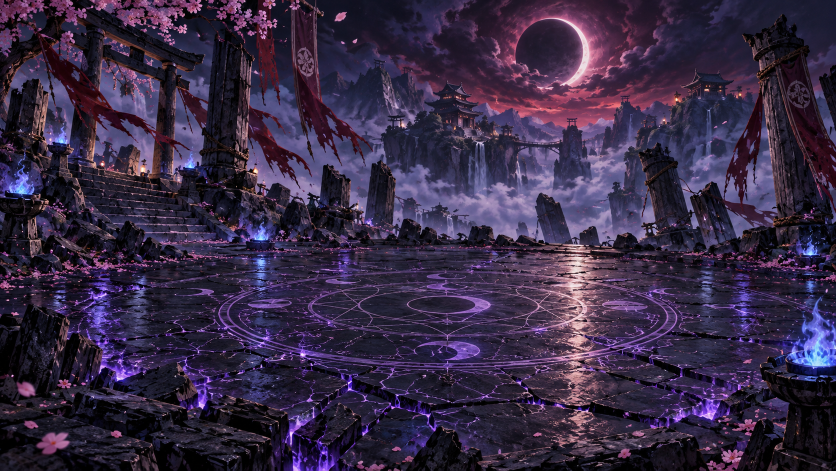
#> input picture assets/scenes/boss.png, 1672 x 941 px (shown at 1/2 size); its folder holds only this picture in this run
$ python build_scenes_web.py
#> lines starting #> are read from the running program, lines starting #| are printed output that depends on the picture
"""Gera versões leves dos cenários: assets/scenes/web/*.webp (palco, até 1600 px) e assets/scenes/thumb/*.webp (cartões, 560 px).
Os PNG originais continuam como fonte. Uso: python tools/build_scenes_web.py"""
from PIL import Image
import os, glob
root = os.path.join(os.path.dirname(__file__), '..', 'assets', 'scenes')
for d in ('web', 'thumb'): os.makedirs(os.path.join(root, d), exist_ok=True)
tot = [0, 0, 0]
for f in sorted(glob.glob(os.path.join(root, '*.png'))):
    name = os.path.splitext(os.path.basename(f))[0]
    im = Image.open(f).convert('RGB'); tot[0] += os.path.getsize(f)
#> further down, im is the input picture: PIL image 1672x941 RGB; mean R, G, B 55.7, 42.6, 69.7
    w = min(1600, im.width); full = im.resize((w, round(im.height * w / im.width)), Image.LANCZOS) if w != im.width else im
#> after `w = min(1600, im.width)`: w = 1600
#> after `full = im.resize((w, round(im.height * w / im.width)), Image.LANCZOS) `:
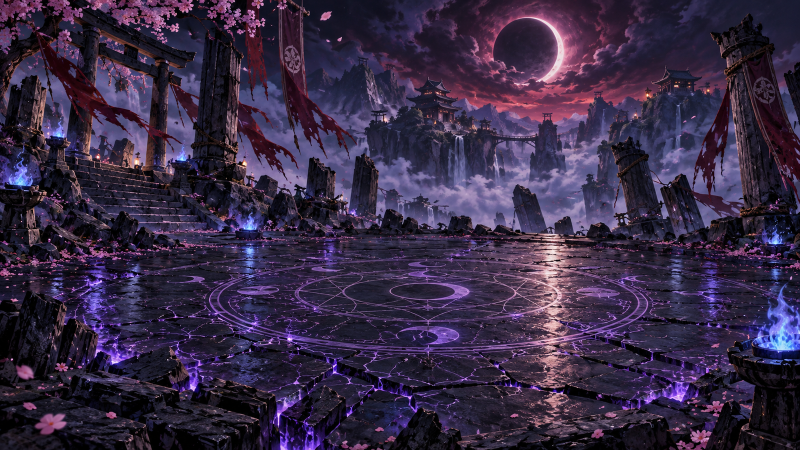
#> full: PIL image 1600x900 RGB (shown at 1/2 size); mean R, G, B 55.7, 42.6, 69.7
    p = os.path.join(root, 'web', name + '.webp'); full.save(p, quality=80, method=6); tot[1] += os.path.getsize(p)
    t = im.resize((560, round(im.height * 560 / im.width)), Image.LANCZOS)
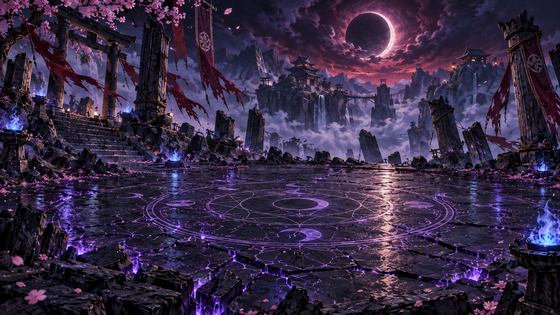
#> t: PIL image 560x315 RGB; mean R, G, B 55.7, 42.6, 69.7
    p = os.path.join(root, 'thumb', name + '.webp'); t.save(p, quality=72, method=6); tot[2] += os.path.getsize(p)
print('png %.1f MB -> web %.1f MB, thumb %.1f MB' % tuple(x / 1e6 for x in tot))

$ run again, on assets/scenes/boss_tide.png
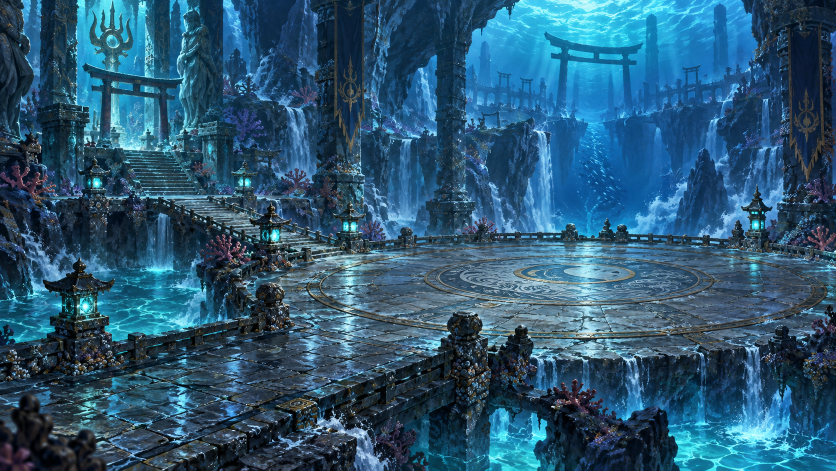
#> input picture assets/scenes/boss_tide.png, 1672 x 941 px (shown at 1/2 size)
#> im is the input picture: PIL image 1672x941 RGB; mean R, G, B 43.8, 87.4, 115
#> `full = im.resize((w, round(im.height * w / im.width)), Image.LANCZOS) `:
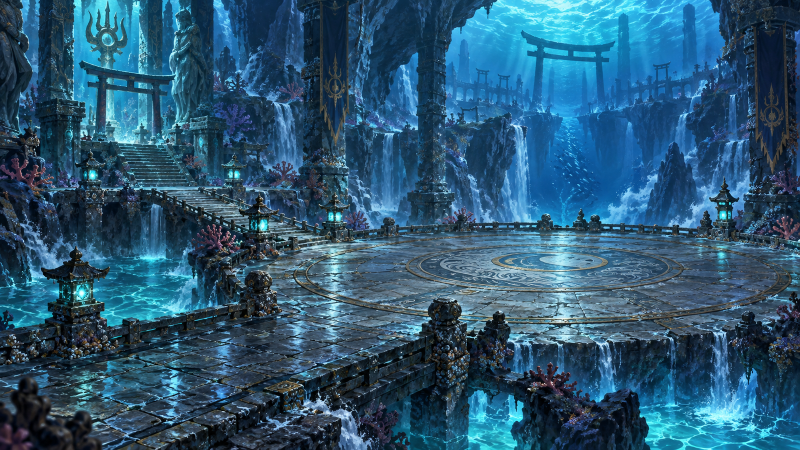
#> full: PIL image 1600x900 RGB (shown at 1/2 size); mean R, G, B 43.8, 87.4, 115
#> `t = im.resize((560, round(im.height * 560 / im.width)), Image.LANCZOS)`:
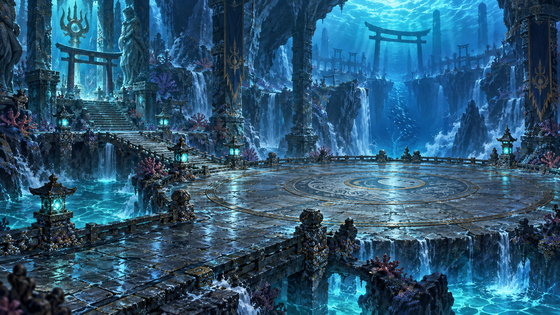
#> t: PIL image 560x315 RGB; mean R, G, B 43.8, 87.4, 115

$ run again, on assets/scenes/dungeon.png
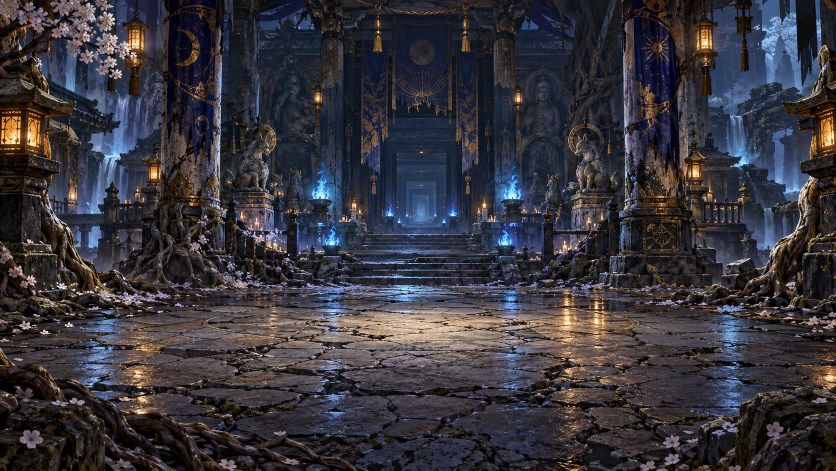
#> input picture assets/scenes/dungeon.png, 1672 x 941 px (shown at 1/2 size)
#> im is the input picture: PIL image 1672x941 RGB; mean R, G, B 56.1, 53.8, 60.7
#> `full = im.resize((w, round(im.height * w / im.width)), Image.LANCZOS) `:
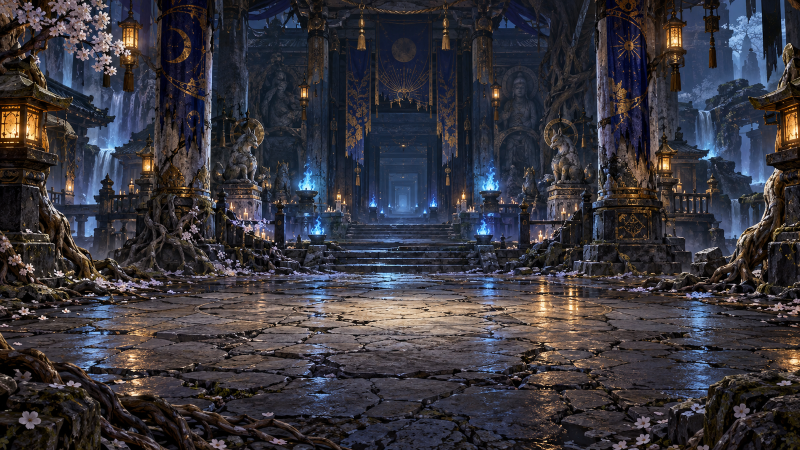
#> full: PIL image 1600x900 RGB (shown at 1/2 size); mean R, G, B 56.1, 53.8, 60.7
#> `t = im.resize((560, round(im.height * 560 / im.width)), Image.LANCZOS)`:
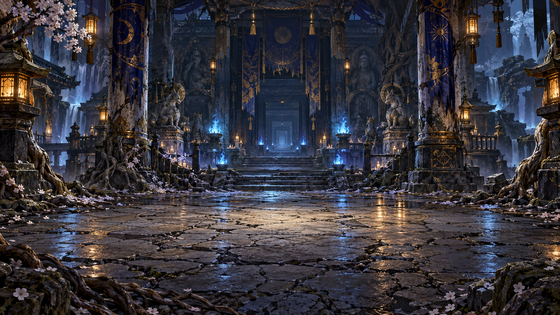
#> t: PIL image 560x315 RGB; mean R, G, B 56.1, 53.9, 60.7

$ run again, on assets/scenes/dungeon_clock.png
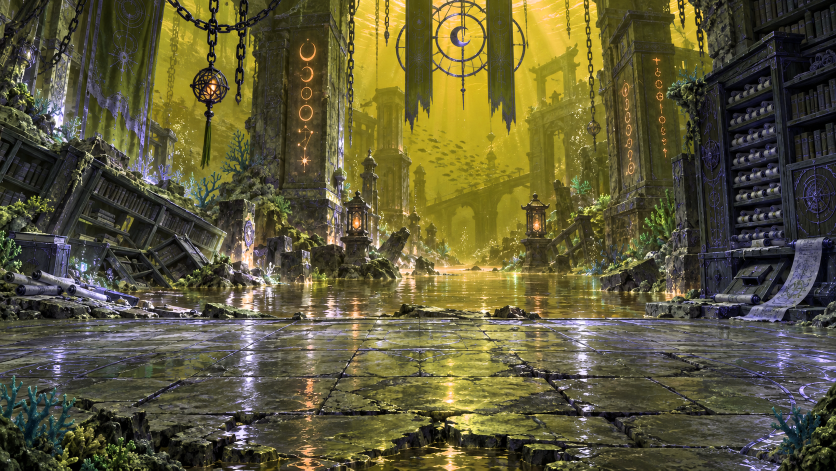
#> input picture assets/scenes/dungeon_clock.png, 1672 x 941 px (shown at 1/2 size)
#> im is the input picture: PIL image 1672x941 RGB; mean R, G, B 93.6, 88.5, 56.6
#> `full = im.resize((w, round(im.height * w / im.width)), Image.LANCZOS) `:
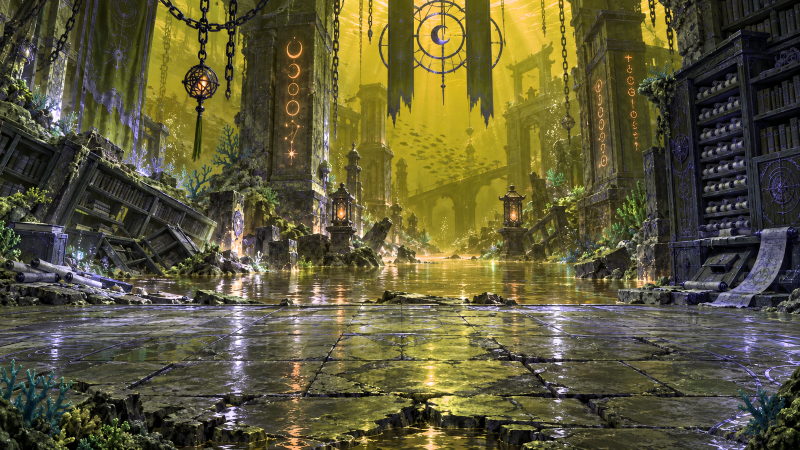
#> full: PIL image 1600x900 RGB (shown at 1/2 size); mean R, G, B 93.6, 88.5, 56.6
#> `t = im.resize((560, round(im.height * 560 / im.width)), Image.LANCZOS)`:
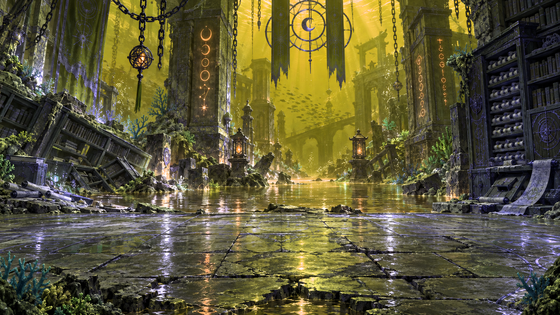
#> t: PIL image 560x315 RGB; mean R, G, B 93.6, 88.5, 56.6

$ run again, on assets/scenes/boss_event.png
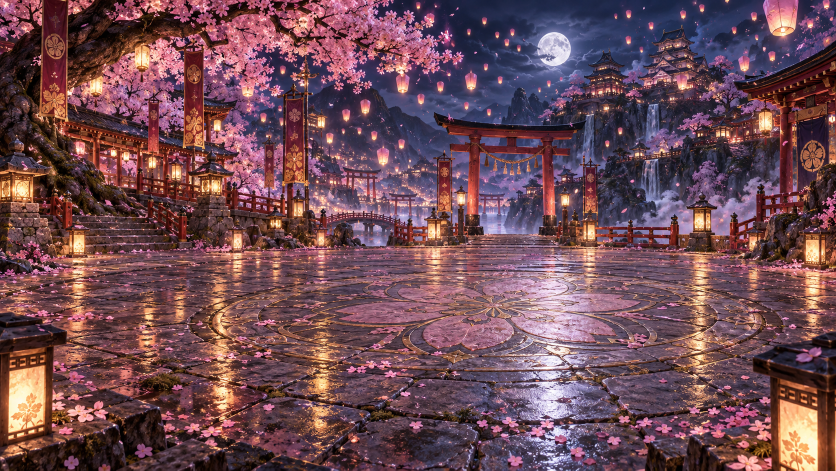
#> input picture assets/scenes/boss_event.png, 1672 x 941 px (shown at 1/2 size)
#> im is the input picture: PIL image 1672x941 RGB; mean R, G, B 111.6, 75.5, 84.5
#> `full = im.resize((w, round(im.height * w / im.width)), Image.LANCZOS) `:
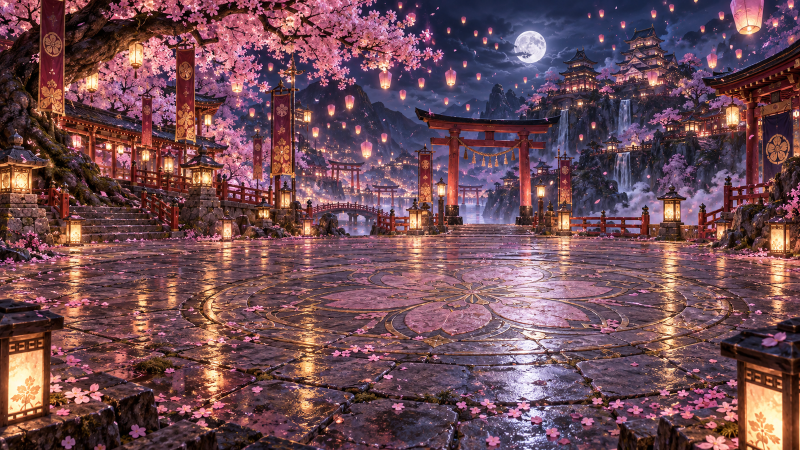
#> full: PIL image 1600x900 RGB (shown at 1/2 size); mean R, G, B 111.6, 75.5, 84.5
#> `t = im.resize((560, round(im.height * 560 / im.width)), Image.LANCZOS)`:
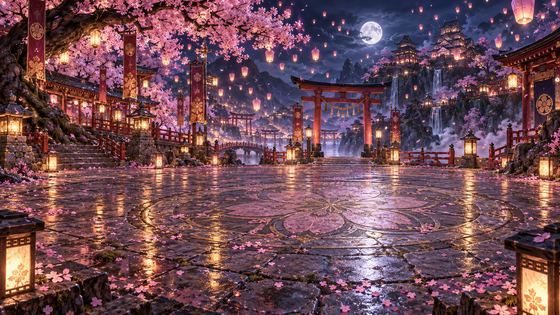
#> t: PIL image 560x315 RGB; mean R, G, B 111.5, 75.5, 84.5
